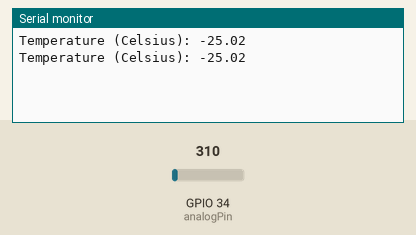
The sketch below on a simulated ESP32. On the bench: the last lines printed to the serial monitor. The test bench sets the inputs (shaded band); at power-on: GPIO 34 (analogPin) = 310.

Above: at 1.8 s.
1.9 s: GPIO 34 (analogPin) set to 372
At 2.5 s:
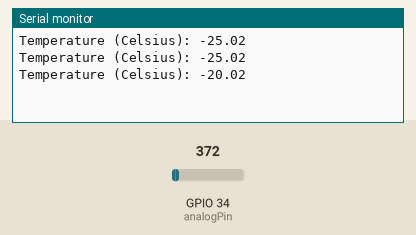
3.4 s: GPIO 34 (analogPin) set to 434
At 4.8 s:
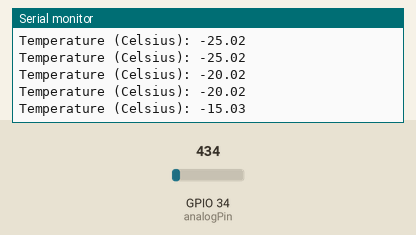
Timing chart, 0 to 6.4 s (numbered marks = the images above; inputs shaded):
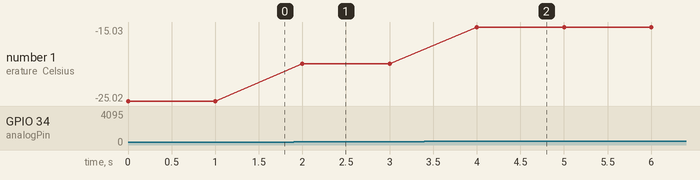

The sketch:

Analogtemp.ino
```cpp
#include <Arduino.h>

// Define the analog pin to which the LM35 sensor is connected
const int analogPin = 34; // You can use any available analog pin on your ESP32

void setup() {
  Serial.begin(115200); // Initialize serial communication for debugging
}

void loop() {
  // Read the analog value from the LM35 sensor
  int rawValue = analogRead(analogPin);

  // Convert the raw analog value to temperature in Celsius
  float voltage = (rawValue / 4095.0) * 3.3; // Convert to voltage (3.3V is the ESP32 reference voltage)
  float temperatureC = (voltage - 0.5) * 100.0; // LM35 has a scale factor of 10 mV/°C

  // Print the temperature value to the serial monitor
  Serial.print("Temperature (Celsius): ");
  Serial.println(temperatureC);

  delay(1000); // Delay for 1 second before taking the next reading
}
```

Measured:
- after the input at 1.9 s, the serial monitor: prints a new line after 0.10 s (image 1)
- after the input at 3.4 s, the serial monitor: prints a new line after 0.60 s (image 2)
- plotted number 1: -25.02 → -20.02 after the input at 1.9 s, -20.02 → -15.03 after the input at 3.4 s
